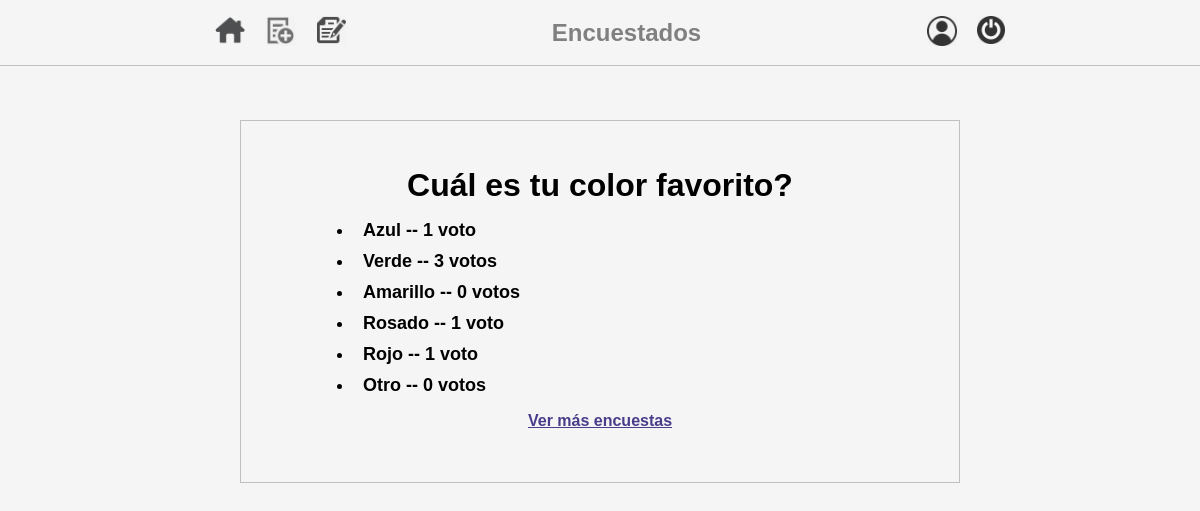
/polls/2/results, run on the app's committed database.
### polls/models.py (models this page shows, shortened)
class Question(models.Model):
    user = models.ForeignKey(User, on_delete=models.CASCADE)
    question_text = models.CharField(max_length=200)
    pub_date = models.DateField('date published')

class Choice(models.Model):
    question = models.ForeignKey(Question, on_delete=models.CASCADE)
    choice_text = models.CharField(max_length=200)
    votes = models.IntegerField(default=0)

### polls/views.py (the view)
class ResultsView(generic.DetailView):
    model = Question
    template_name = 'polls/results.html'

### templates/polls/results.html (shortened to what this page needs)
{% extends 'polls/base.html' %}
{% load static %}
{% block css%}
<link rel="stylesheet" href="{% static 'css/polls/results.css' %}">
{% endblock %}
{% block content %}
<div class="results-container">
    <div class="results">
        <h1 class="question">{{ question.question_text }}</h1>
        <ul>
            {% for choice in question.choice_set.all %}
            <li>
                <p class="choice">{{ choice.choice_text }} -- {{ choice.votes }} voto{{ choice.votes|pluralize }}</p>
            </li>
            {% endfor %}
        </ul>
        <a href="{% url 'polls:index' %}" style="text-decoration-color: darkslateblue;">
            <p style="text-align: center; color: darkslateblue; font-family: Arial, Helvetica, sans-serif;">
                <strong>Ver más encuestas</strong>
            </p>
        </a>
    </div>
</div>
{% endblock %}

### templates/polls/base.html (shortened to what this page needs)
<!DOCTYPE html>
<html lang="en">
<head>
    {% load static %}
    <link rel="stylesheet" href="{% static 'css/polls/nav.css' %}">
    {% block css %}
    {% endblock %}
</head>
<body>
    {% include 'polls/nav.html' %}
    {% block content %}
    {% endblock %}
</body>
</html>

### templates/polls/nav.html
{% load static %}
<nav class="main-nav">
    <ul style="list-style: none; display: flex;">
        <li>
            <a href="{% url 'polls:home' %}">
                <img src="{% static 'icons/gray-home.png'%}" width="30px" class="icon">
            </a>
        </li>
        <li>
            <a href="{% url 'polls:create-question' %}">
                <img src="{% static 'icons/file.png'%}" width="31px" class="icon">
            </a>
        </li>
        <li>
            <a href="{% url 'polls:index' %}">
                <img src="{% static 'icons/writing.png'%}" width="30px" class="icon">
            </a>
        </li>
    </ul>
    <h1 class="title">Encuestados</h1>
    <ul style="list-style: none; display: flex;">
        <li>
            <a href="{% url 'users:profile' user.username %}">
                <img src="{% static 'icons/gray-user.png'%}" width="30px" class="icon">
            </a>
        </li>
        <li>
            <a href="{% url 'users:logout' %}">
                <img src="{% static 'icons/logout.png'%}" width="28px" class="icon">
            </a>
        </li>
    </ul>
</nav>

### static/css/polls/nav.css (style rules this page uses)
.main-nav { display: flex; align-items: center; justify-content: space-evenly; margin: 0em; background-color: whitesmoke; width: 100%; position: fixed; z-index: 100; border-bottom: 1px solid silver; height: 65px; }
body { background-color: whitesmoke; margin: 0; padding: 0; }
.title { margin: 10px; text-align: center; color: grey; font-family: sans-serif; }
.icon { margin: 0 20px 0 0; }

### static/css/polls/results.css (style rules this page uses)
.results-container { padding: 10% 20%; }
.results { border: 1px solid silver; padding: 5% 10% }
.question { margin: 10px; text-align: center; color: black; font-family: sans-serif; font-size: xx-large; font-weight: bolder; }
.choice { margin: 10px; text-align: left; color: black; font-family: sans-serif; font-weight: bold; font-size: large; }

### data on the page
Question: question_text "Cuál es tu color favorito?"
Choice: choice_text "Azul", votes "1"
Choice: choice_text "Verde", votes "3"
Choice: choice_text "Amarillo", votes "0"
Choice: choice_text "Rosado", votes "1"
Choice: choice_text "Rojo", votes "1"
Choice: choice_text "Otro", votes "0"
